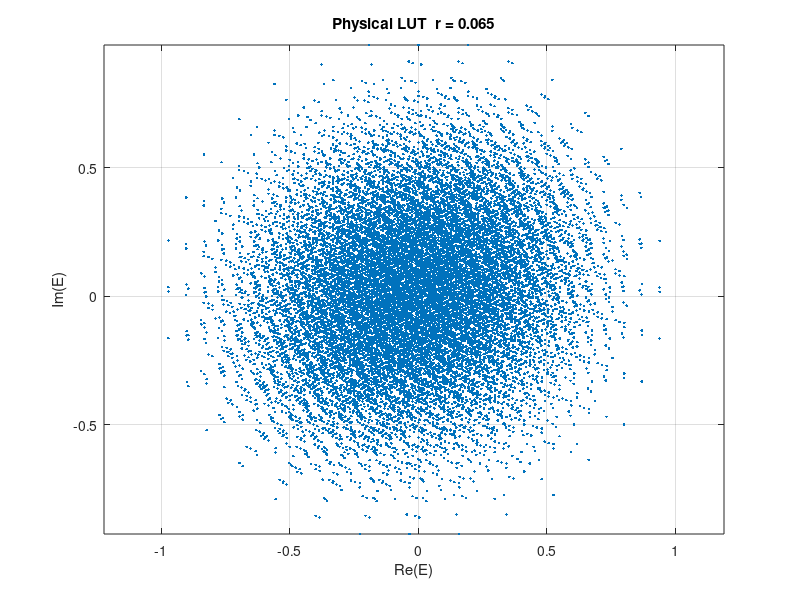
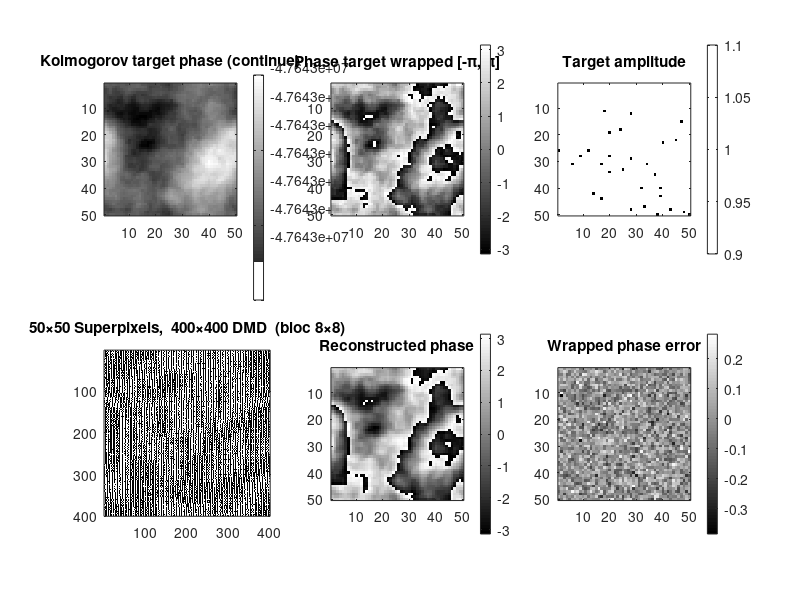

The MATLAB source for these figures, in order: (Note: this script raises an error after producing the figures.)
clear; close all; clc;

%% ========================================================
%  PHYSICAL SUPERPIXEL DMD TURBULENCE SIMULATOR
%
%  Nsp  et Ndmd sont INDÉPENDANTS.
%  Le LUT est construit pour des blocs n×n.
%  Chaque bloc DMD physique (nb×nb)
%  LUT par repmat+crop → pas d'interpolation, binaire exact.
%% ========================================================

%% ========================================================
% PARAMÈTRES
%% ========================================================

Nsp  = 50;      % nombre de superpixels par ligne
n    = 4;        % taille du superpixel LUT (2^(n²) états)
Ndmd = 400;      % résolution DMD physique — INDÉPENDANTE de Nsp

nb = floor(Ndmd / Nsp);   % taille d'un bloc DMD physique (pixels par superpixel)

if nb < 1
    error('Ndmd=%d trop petit pour Nsp=%d : nb=%d < 1', Ndmd, Nsp, nb);
end

fprintf('Nsp=%d  n=%d (LUT)  Ndmd=%d  nb=%d (bloc physique)\n', Nsp, n, Ndmd, nb);

r0 = 15;

%% ========================================================
% RAYON PINHOLE FOURIER
%% ========================================================

r = 0.065;

%% ========================================================
% PHASES DU SUPERPIXEL LUT  (n×n)
%% ========================================================

phases = reshape(2*pi*(0:n^2-1)/n^2, n, n);

%% ========================================================
% ÉCRAN DE PHASE KOLMOGOROV  (Nsp×Nsp)
%% ========================================================

fprintf('Generating Kolmogorov phase screen...\n')

fx = (-Nsp/2:Nsp/2-1) / Nsp;
[FX, FY] = meshgrid(fx, fx);
f = sqrt(FX.^2 + FY.^2);
f(f == 0) = 1e-6;

PSD = f.^(-11/3);

cn  = randn(Nsp) + 1i*randn(Nsp);
phi = real(ifft2(ifftshift(cn .* sqrt(PSD))));
phi = phi / std(phi(:));
phi = phi * pi;

%% ========================================================
% CHAMP COMPLEXE CIBLE
%% ========================================================

Etarget = exp(1i*phi);

%% ========================================================
% CONSTRUCTION DU LUT PHYSIQUE
%% ========================================================

fprintf('Building PHYSICAL LUT...\n')

Nstates = 2^(n^2);

Estate = zeros(Nstates, 1);
Bits   = false(Nstates, n^2);

%% --------------------------------------------------------
% Coordonnées Fourier pour un superpixel padé
%% --------------------------------------------------------

pad = 64;

fx_pad = (-pad/2:pad/2-1) / pad;
[FX_pad, FY_pad] = meshgrid(fx_pad, fx_pad);
FR_pad = sqrt(FX_pad.^2 + FY_pad.^2);

H = double(FR_pad < r);   % filtre pinhole

c0 = pad/2 - n/2 + 1;    % coin du bloc dans le pad

%% --------------------------------------------------------
% Boucle LUT
%% --------------------------------------------------------

for s = 0:Nstates-1

    bits = logical(bitget(s, 1:n^2));
    Bits(s+1, :) = bits;

    block = reshape(bits, n, n);

    complex_block = block .* exp(1i*phases);

    tmp = zeros(pad);
    tmp(c0:c0+n-1, c0:c0+n-1) = complex_block;

    F     = fftshift(fft2(tmp));
    Ffilt = F .* H;
    recon = ifft2(ifftshift(Ffilt));

    Estate(s+1) = recon(pad/2, pad/2);

end

Estate = Estate / max(abs(Estate));

%% ========================================================
% AFFICHAGE LUT
%% ========================================================

figure
plot(real(Estate), imag(Estate), '.')
axis equal; grid on
xlabel('Re(E)'); ylabel('Im(E)')
title(sprintf('Physical LUT  r = %.3f', r))

%% ========================================================
% RECONSTRUCTION DMD
%% ========================================================

fprintf('Reconstructing DMD...\n')

% Ndmd effectif = nb * Nsp  (on tronque si Ndmd n'est pas multiple de Nsp)
Ndmd_eff = nb * Nsp;

DMD           = zeros(Ndmd_eff, Ndmd_eff);
Ereconstructed = zeros(Nsp, Nsp);
idx_map        = zeros(Nsp, Nsp);

%% --------------------------------------------------------
% Pavage de la tuile LUT n×n → bloc nb×nb
%% --------------------------------------------------------

reps = ceil(nb / n);   % nombre de répétitions nécessaires

Rows = cell(Nsp, 1);

parfor iy = 1:Nsp

    Erow    = zeros(1, Nsp);
    DMDrow  = cell(1, Nsp);
    idx_row = zeros(1, Nsp);

    for ix = 1:Nsp

        target = Etarget(iy, ix);

        %% -------------------------------------------
        % état LUT le plus proche
        %% -------------------------------------------
        [~, idx] = min(abs(Estate - target));

        Erow(ix)    = Estate(idx);
        idx_row(ix) = idx;

        bits = Bits(idx, :);
        tile = reshape(bits, n, n);   % tuile n×n

        %% -------------------------------------------
        % pavage repmat + crop → bloc nb×nb binaire
        %% -------------------------------------------
        block_nb        = repmat(tile, reps, reps);
        block_nb        = block_nb(1:nb, 1:nb);
        DMDrow{ix}      = block_nb;

    end

    Ereconstructed(iy, :) = Erow;
    Rows{iy}              = DMDrow;
    idx_map(iy, :)        = idx_row;  %#ok<PFOUS>

end

%% ========================================================
% ASSEMBLAGE DMD COMPLET
%% ========================================================

for iy = 1:Nsp
    for ix = 1:Nsp
        ys = (iy-1)*nb + 1;
        xs = (ix-1)*nb + 1;
        DMD(ys:ys+nb-1, xs:xs+nb-1) = Rows{iy}{ix};
    end
end

%% ========================================================
% PROPAGATION OPTIQUE COMPLÈTE
%% ========================================================

fprintf('Applying full optical propagation...\n')

%% --------------------------------------------------------
% Phase LUT étendue au bloc nb×nb  (même pavage)
%% --------------------------------------------------------

ph_nb = repmat(phases, reps, reps);
ph_nb = ph_nb(1:nb, 1:nb);

ComplexDMD = zeros(Ndmd_eff, Ndmd_eff);

for iy = 1:Nsp
    for ix = 1:Nsp
        ys = (iy-1)*nb + 1;
        xs = (ix-1)*nb + 1;
        block = DMD(ys:ys+nb-1, xs:xs+nb-1);
        ComplexDMD(ys:ys+nb-1, xs:xs+nb-1) = block .* exp(1i*ph_nb);
    end
end

%% --------------------------------------------------------
% Pinhole physique sur la grille Ndmd_eff
%% --------------------------------------------------------

fx_full = (-Ndmd_eff/2:Ndmd_eff/2-1) / Ndmd_eff;
[FX_full, FY_full] = meshgrid(fx_full, fx_full);
FR_full = sqrt(FX_full.^2 + FY_full.^2);
Hfull   = double(FR_full < r);

%% --------------------------------------------------------
% Propagation
%% --------------------------------------------------------

F       = fftshift(fft2(ComplexDMD));
Ffilt   = F .* Hfull;
ReconFull = ifft2(ifftshift(Ffilt));

%% ========================================================
% EXTRACTION CHAMP PAR SUPERPIXEL
%% ========================================================

Efinal = zeros(Nsp, Nsp);

for iy = 1:Nsp
    for ix = 1:Nsp
        ys = (iy-1)*nb + 1;
        xs = (ix-1)*nb + 1;
        block = ReconFull(ys:ys+nb-1, xs:xs+nb-1);
        Efinal(iy, ix) = mean(block(:));
    end
end

%% ========================================================
% PHASES RECONSTRUITES
%% ========================================================

phi_rec = angle(Efinal);

%% ========================================================
% FIDÉLITÉ
%% ========================================================

Et = Etarget(:);
Er = Efinal(:);
Et = Et / norm(Et);
Er = Er / norm(Er);

Fidelity = abs(Et' * Er)^2;

fprintf('\n')
fprintf('=====================================\n')
fprintf('Nsp  = %d\n', Nsp)
fprintf('n    = %d  (LUT bloc)\n', n)
fprintf('Ndmd = %d  (physique)\n', Ndmd_eff)
fprintf('nb   = %d  (pixels/superpixel)\n', nb)
fprintf('r    = %.4f\n', r)
fprintf('Fidelity = %.5f\n', Fidelity)
fprintf('Error    = %.5f\n', 1-Fidelity)
fprintf('=====================================\n')

%% ========================================================
% AFFICHAGE PRINCIPAL
%% ========================================================

figure('Position',[100 100 1800 900])

subplot(2,3,1)
imagesc(phi); colorbar; axis image
title('Kolmogorov target phase (continue)')

subplot(2,3,2)
imagesc(angle(Etarget)); colorbar; axis image
title('Phase target wrapped [-\pi, \pi]')

subplot(2,3,3)
imagesc(abs(Etarget)); colorbar; axis image
title('Target amplitude')

subplot(2,3,4)
imagesc(DMD); colormap(gray); axis image
title(sprintf('%d×%d Superpixels,  %d×%d DMD  (bloc %d×%d)', ...
    Nsp, Nsp, Ndmd_eff, Ndmd_eff, nb, nb))

subplot(2,3,5)
imagesc(phi_rec); colorbar; axis image
title('Reconstructed phase')

subplot(2,3,6)
imagesc(angle(exp(1i*(phi - phi_rec)))); colorbar; axis image
title('Wrapped phase error')

sgtitle(sprintf('Physical Superpixel — Nsp=%d  Ndmd=%d  nb=%d  r=%.3f  Fidelity=%.4f', ...
    Nsp, Ndmd_eff, nb, r, Fidelity))

%% ========================================================
% COMPARAISON PSD
%% ========================================================

figure

PSD_target = abs(fftshift(fft2(phi))).^2;
PSD_rec    = abs(fftshift(fft2(phi_rec))).^2;

loglog(mean(PSD_target(:, Nsp/2:end), 1), 'LineWidth', 2); hold on
loglog(mean(PSD_rec(:,    Nsp/2:end), 1), 'LineWidth', 2);

grid on
xlabel('Spatial frequency'); ylabel('PSD')
legend('Target','Reconstructed')
title('Kolmogorov PSD comparison')
